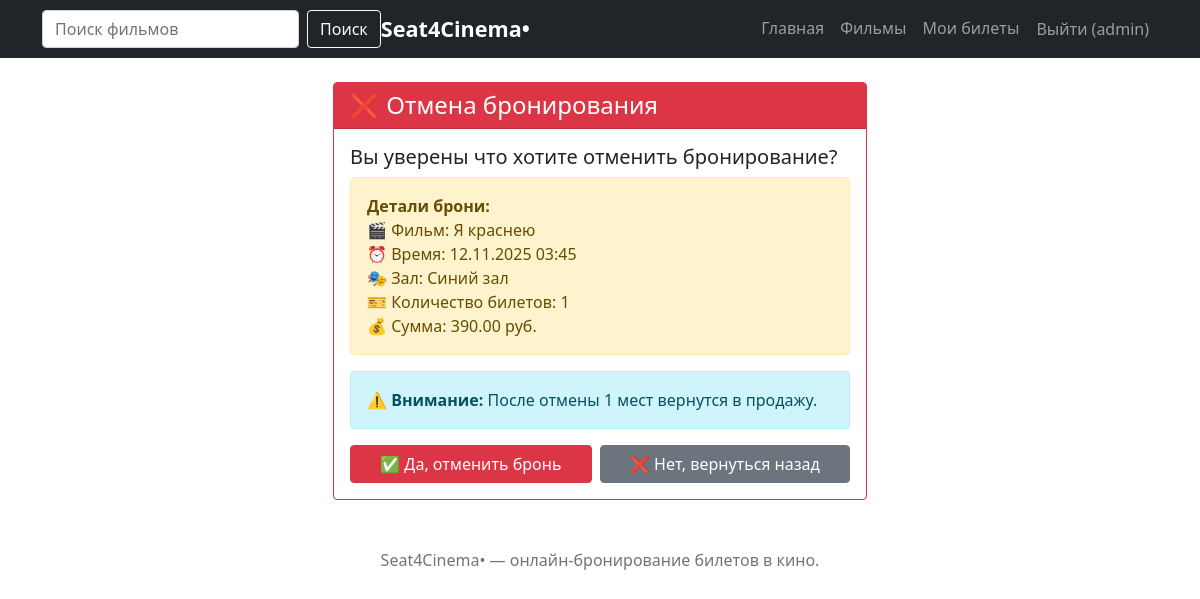
/cancel-booking/5/ (signed in), run on the app's committed database.
### cinema/models.py (models this page shows, shortened)
class Ticket(models.Model):
    STATUS_CHOICES = [
        ('pending', 'В обработке'),
        ('confirmed', 'Подтвержден'),
        ('cancelled', 'Отменен'),
    ]
    user = models.ForeignKey(User, on_delete=models.CASCADE)
    showtime = models.ForeignKey(Showtime, on_delete=models.CASCADE)
    quantity = models.IntegerField(validators=[MinValueValidator(1),])
    total_price = models.DecimalField(max_digits=8, decimal_places=2)
    status = models.CharField(max_length=20, choices=STATUS_CHOICES, default='pending')
    created_at = models.DateTimeField(auto_now_add=True)

class Showtime(models.Model):
    movie = models.ForeignKey(Movie, on_delete=models.CASCADE)
    hall = models.ForeignKey(CinemaHall, on_delete=models.CASCADE)
    start_time = models.DateTimeField()
    end_time = models.DateTimeField()
    available_seats = models.IntegerField()

class Movie(models.Model):
    title = models.CharField(max_length=200)
    description = models.TextField()
    duration = models.IntegerField(help_text="Длительность в минутах")
    genre = models.CharField(max_length=100)
    director = models.CharField(max_length=100)
    release_date = models.DateField()
    poster = models.ImageField(upload_to='posters/', blank=True, null=True)
    price = models.DecimalField(max_digits=6, decimal_places=2)
    poster = models.ImageField(upload_to='posters/', blank=True, null=True)
    poster_url = models.URLField(blank=True, null=True)

class CinemaHall(models.Model):
    name = models.CharField(max_length=100)
    seats = models.IntegerField()

### cinema/views.py (the view, shortened to what this page needs)
# urls.py: path('cancel-booking/<int:ticket_id>/', views.cancel_booking, name='cancel_booking'),
@login_required
def cancel_booking(request, ticket_id):
    ticket = get_object_or_404(
        Ticket.objects.select_related('showtime'),
        id=ticket_id,
        user=request.user
    )
    can_cancel = timezone.now() + timedelta(hours=1) < ticket.showtime.start_time
    context = {
        'ticket': ticket,
        'can_cancel': can_cancel
    }
    return render(request, 'cinema/cancel_booking.html', context)

### templates/cinema/cancel_booking.html (shortened to what this page needs)
{% extends 'base.html' %}
{% block content %}
<div class="container mt-4">
    <div class="row justify-content-center">
        <div class="col-md-6">
            <div class="card border-danger">
                <div class="card-header bg-danger text-white">
                    <h4 class="mb-0">❌ Отмена бронирования</h4>
                </div>
                <div class="card-body">
                    <h5>Вы уверены что хотите отменить бронирование?</h5>
                    <div class="alert alert-warning">
                        <strong>Детали брони:</strong><br>
                        🎬 Фильм: {{ ticket.showtime.movie.title }}<br>
                        ⏰ Время: {{ ticket.showtime.start_time|date:"d.m.Y H:i" }}<br>
                        🎭 Зал: {{ ticket.showtime.hall.name }}<br>
                        🎫 Количество билетов: {{ ticket.quantity }}<br>
                        💰 Сумма: {{ ticket.total_price }} руб.
                    </div>
                    {% if can_cancel %}
                        <div class="alert alert-info">
                            <strong>⚠️ Внимание:</strong> После отмены {{ ticket.quantity }} мест вернутся в продажу.
                        </div>
                        <form method="post">
                            <div class="d-flex gap-2">
                                <button type="submit" class="btn btn-danger flex-fill">
                                    ✅ Да, отменить бронь
                                </button>
                                <a href="{% url 'my_tickets' %}" class="btn btn-secondary flex-fill">
                                    ❌ Нет, вернуться назад
                                </a>
                            </div>
                        </form>
                    {% endif %}
                </div>
            </div>
        </div>
    </div>
</div>
{% endblock %}

### templates/base.html (shortened to what this page needs)
<!DOCTYPE html>
<html lang="ru">
<head>
    <link rel="stylesheet" href="https://cdnjs.cloudflare.com/ajax/libs/font-awesome/6.0.0/css/all.min.css">
    <link href="https://cdn.jsdelivr.net/npm/bootstrap@5.1.3/dist/css/bootstrap.min.css" rel="stylesheet">
</head>
<body>
    <nav class="navbar navbar-expand-lg navbar-dark bg-dark">
    <div class="container">
        <form class="d-flex ms-auto" action="{% url 'search' %}" method="get" role="search">
  <input class="form-control me-2" type="search" placeholder="Поиск фильмов" aria-label="Search" name="q" value="{{ q|default:'' }}">
  <button class="btn btn-outline-light" type="submit">Поиск</button>
</form>
        <a class="navbar-brand" href="{% url 'home' %}"><span style="font-weight:700;font-size:1.35rem;">Seat4Cinema•</span></a>
        <div class="collapse navbar-collapse" id="navbarNav">
            <div class="navbar-nav ms-auto">
                <a class="nav-link" href="{% url 'home' %}">Главная</a>
                <a class="nav-link" href="{% url 'movie_list' %}">Фильмы</a>
                {% if user.is_authenticated %}
                    <a class="nav-link" href="{% url 'my_tickets' %}">Мои билеты</a>
                    <form method="post" action="{% url 'logout' %}" class="d-inline">
                        <button type="submit" class="btn btn-link nav-link">Выйти ({{ user.username }})</button>
                    </form>
                {% else %}
                    <a class="nav-link" href="{% url 'login' %}">Войти</a>
                    <a class="nav-link" href="{% url 'register' %}">Регистрация</a>
                {% endif %}
            </div>
        </div>
    </div>
</nav>
    <div class="container mt-4">
        {% block content %}
        {% endblock %}
    <footer class="text-center mt-5 mb-3 text-muted">
        Seat4Cinema• — онлайн-бронирование билетов в кино.
    </footer>
</body>
</html>

### data on the page
Ticket: showtime.movie "Я краснею", showtime.start_time "12.11.2025 03:45", showtime.hall.name "Синий зал", quantity "1", total_price "390.00"

### other printed values
{{ user.username }} "admin"
